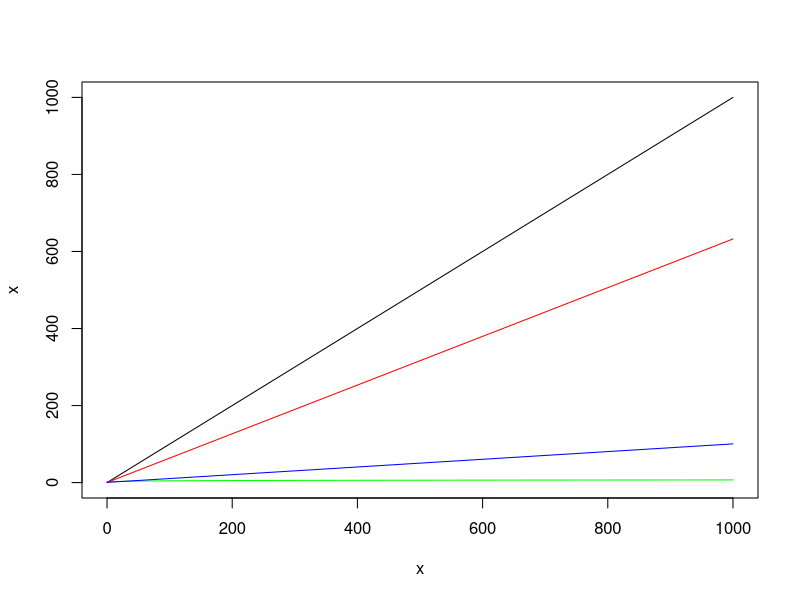
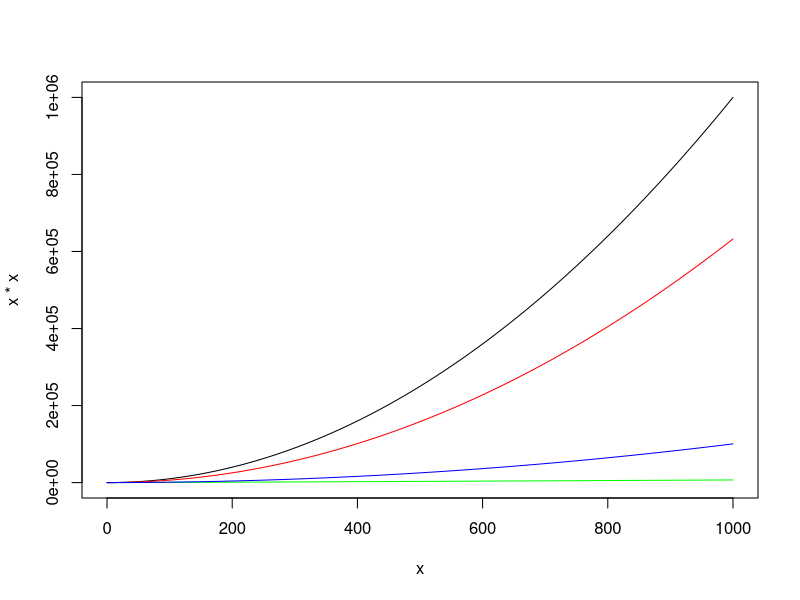
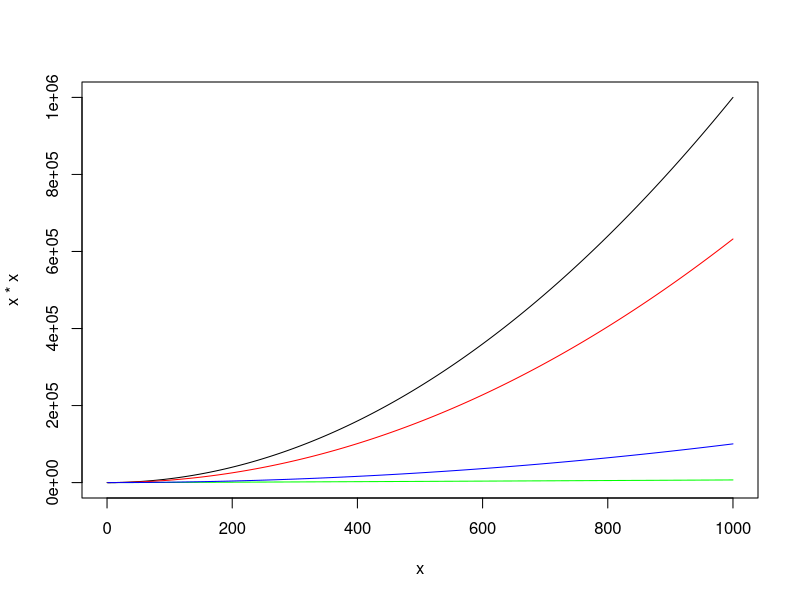
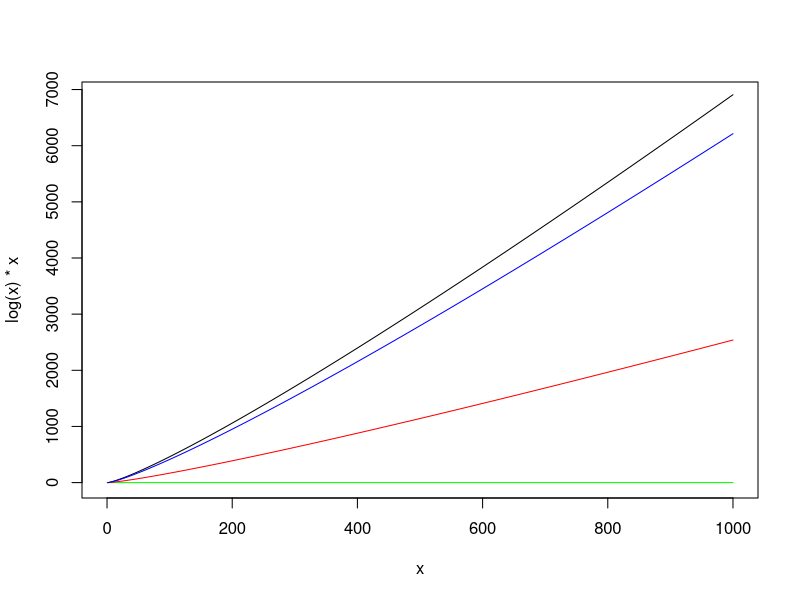
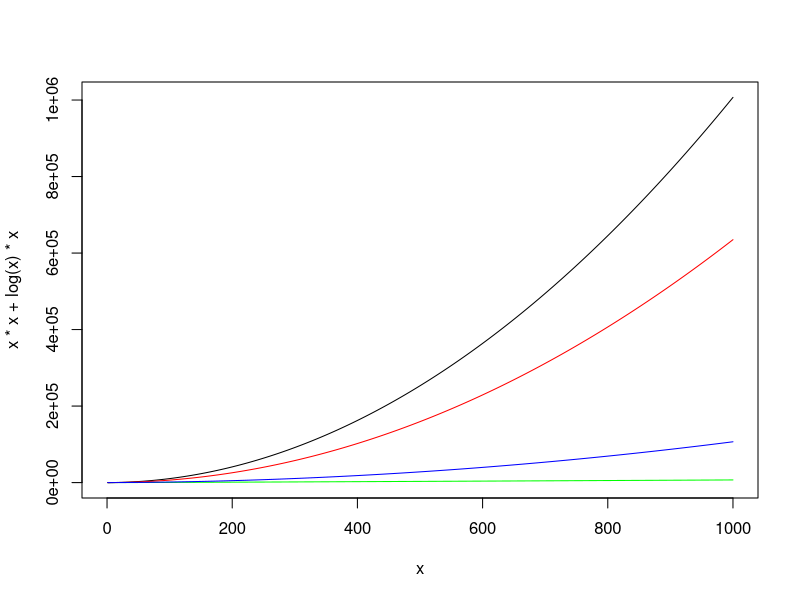
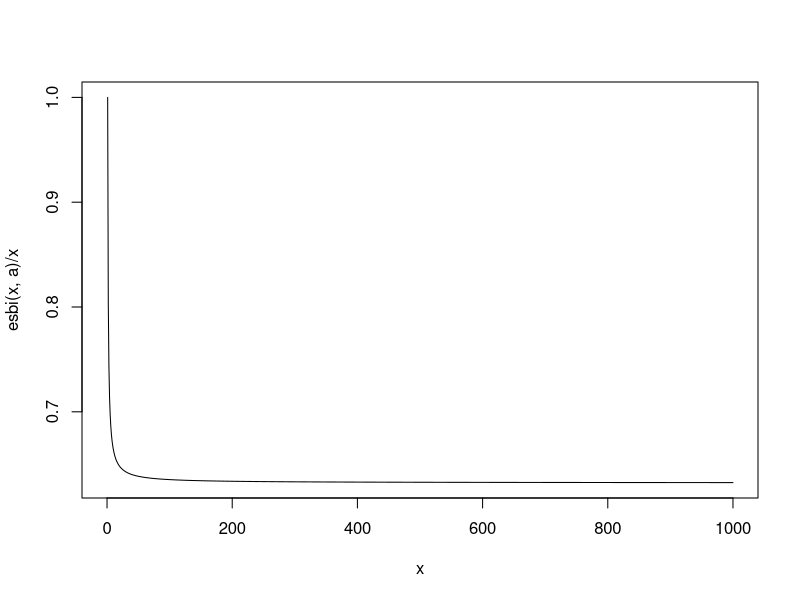
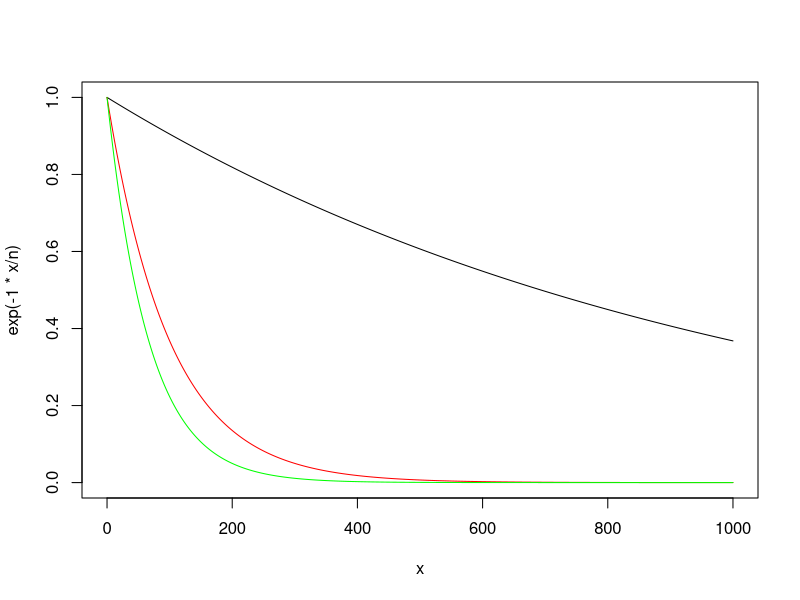

Recreate these plots in R, in order.
esbi <- function(i, a){(1-exp(-a))/(1-exp(-a/i))}
esbia <- function(i, a){(1-exp(-a))/(i*(1-exp(-a/i)))}
esbib <- function(i, a){1-esbia(i, a)}

n <- 1000
a <- 1

x <- seq(0, n, by=1)
plot(x, x, type="l", ylim=c(0, n))
lines(x, log(x), col="green")
lines(x, esbi(x, 1), col="red")
lines(x, esbi(x, 10), col="blue")

x <- seq(0, n, by=1)
plot(x, x*x, type="l", ylim=c(0, n*n))
lines(x, x*log(x), col="green")
lines(x, x*esbi(x, 1), col="red")
lines(x, x*esbi(x, 10), col="blue")

x <- seq(0, n, by=1)
plot(x, x*x, type="l", ylim=c(0, n*n))
lines(x, x*log(x), col="green")
lines(x, x^2*esbia(x, 1), col="red")
lines(x, x^2*esbia(x, 10), col="blue")

x <- seq(0, n, by=1)
plot(x, log(x)*x, type="l", ylim=c(0, log(n)*(n-log(n))))
lines(x, rep(0, length(x)), col="green")
lines(x, x*log(x)*esbib(x, 1), col="red")
lines(x, x*log(x)*esbib(x, 10), col="blue")

x <- seq(0, n, by=1)
plot(x, x*x+log(x)*x, type="l", ylim=c(0, n*n+log(n)*(n-log(n))))
lines(x, x*log(x)+log(x)*log(x), col="green")
lines(x, x^2*esbia(x, 1)+x*log(x)*esbib(x, 1), col="red")
lines(x, x^2*esbia(x, 10)+x*log(x)*esbib(x, 10), col="blue")

x <- seq(0, n, by=1)
plot(x, esbi(x, a)/x, type="l")

x <- seq(0, n, by=1)
plot(x, exp(-1*x/n), type="l", ylim=c(0, 1))
lines(x, exp(-10*x/n), type="l", col="red")
lines(x, exp(-15*x/n), type="l", col="green")
